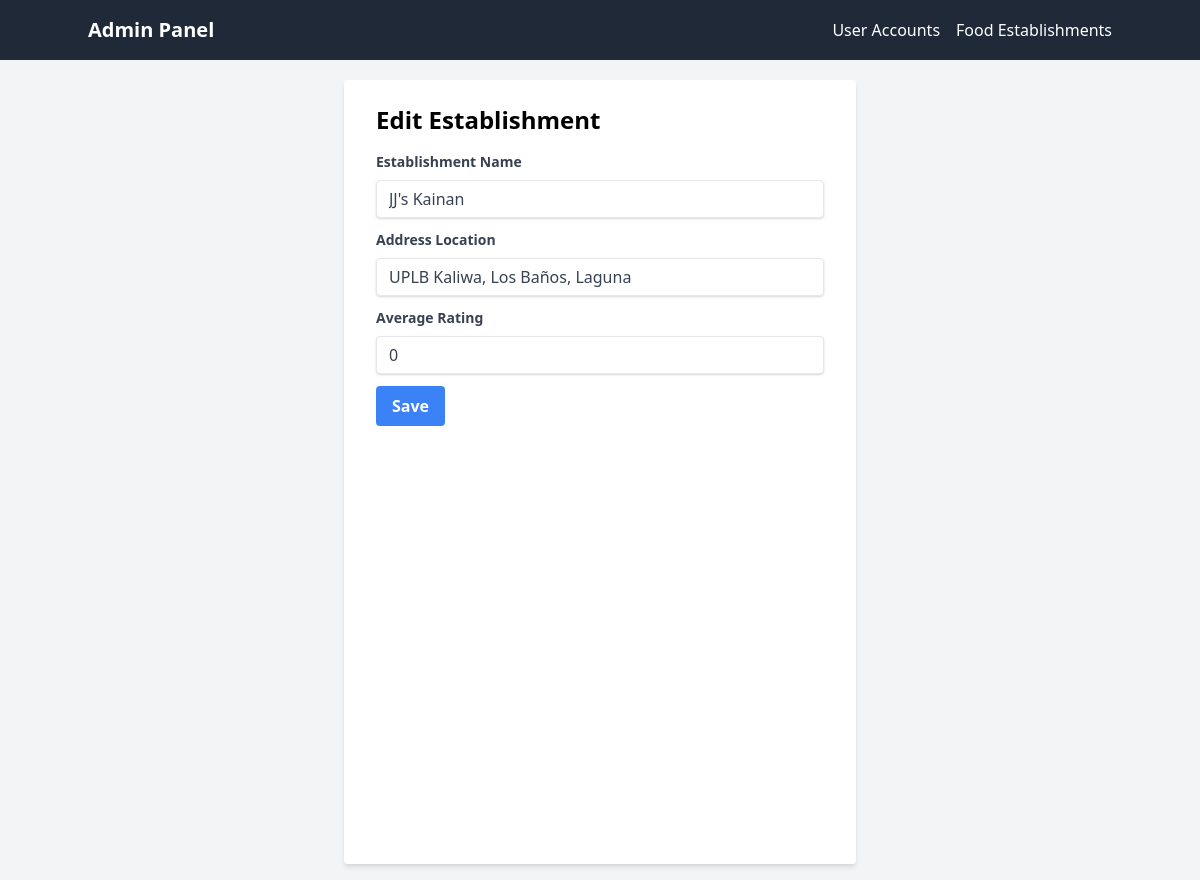
The page /admin/edit-establishment/4 on the database its author committed.
### tables this page shows
CREATE TABLE ESTABLISHMENT (
        establishment_id INTEGER PRIMARY KEY AUTOINCREMENT,
        address_location VARCHAR(100) NOT NULL UNIQUE,
        establishment_name VARCHAR(50) NOT NULL UNIQUE,
        average_rating DECIMAL(3,2)
    );

### app.py (the view, shortened to what this page needs)
@app.route('/admin/edit-establishment/<int:establishment_id>', methods=['GET', 'POST'])
def edit_est(establishment_id):
    if request.method == 'GET':
        connection = sqlite3.connect("project.db")
        cursor = connection.cursor()
        cursor.execute("SELECT establishment_id, establishment_name, address_location, average_rating FROM ESTABLISHMENT WHERE establishment_id = ?", (establishment_id,))
        establishment = cursor.fetchone()
        connection.close()
        return render_template('EditEst.html', establishment=establishment)

### templates/EditEst.html (shortened to what this page needs)
<!DOCTYPE html>
<html lang="en">
<head>
    <link href="https://cdn.jsdelivr.net/npm/tailwindcss@2.2.19/dist/tailwind.min.css" rel="stylesheet">
</head>
<body class="flex mt-20 justify-center h-screen bg-gray-100">
    {% include 'AdminNav.html' %}
    <form class="bg-white shadow-md rounded px-8 pt-6 pb-8 mb-4 w-full max-w-lg" method="post">
        <h1 class="text-2xl font-bold mb-4">Edit Establishment</h1>
        <div class="mb-3">
            <label class="block text-gray-700 text-sm font-bold mb-2" for="est_name">
                Establishment Name
            </label>
            <input class="shadow appearance-none border rounded w-full py-2 px-3 text-gray-700 leading-tight focus:outline-none focus:shadow-outline" id="est_name" name="est_name" type="text" value="{{ establishment[1] }}">
        </div>
        <div class="mb-3">
            <label class="block text-gray-700 text-sm font-bold mb-2" for="addr_loc">
                Address Location
            </label>
            <input class="shadow appearance-none border rounded w-full py-2 px-3 text-gray-700 leading-tight focus:outline-none focus:shadow-outline" id="addr_loc" name="addr_loc" type="text" value="{{ establishment[2] }}">
        </div>
        <div class="mb-3">
            <label class="block text-gray-700 text-sm font-bold mb-2" for="ave_rating">
                Average Rating
            </label>
            <input class="shadow appearance-none border rounded w-full py-2 px-3 text-gray-700 leading-tight focus:outline-none focus:shadow-outline" id="ave_rating" name="ave_rating" type="text" value="{{ establishment[3] }}">
        </div>
        <div class="flex items-center justify-between mt-3">
            <button class="bg-blue-500 hover:bg-blue-700 text-white font-bold py-2 px-4 rounded focus:outline-none focus:shadow-outline" type="submit">
                Save
            </button>
        </div>
    </form>
</body>
</html>

### rows shown on the page
ESTABLISHMENT: est_name "JJ's Kainan", addr_loc "UPLB Kaliwa, Los Baños, Laguna", ave_rating "0"
